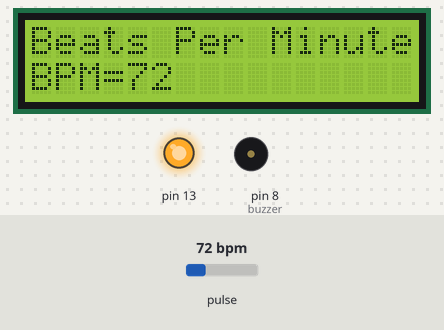
The sketch below on a simulated Arduino Uno, built with avr-gcc and run on an emulated ATmega328P. Parts: 16×2 character LCD, output pins drawn as LEDs (lit = HIGH), buzzer (waves = sounding, pin HIGH). Dashed ring = blinking. The inputs (shaded band) are chosen by the test bench; at power-on: pulse 72 bpm. What the sketch prints to the serial monitor is not drawn.

Above: at 3.6 s.
3.7 s: pulse set to 119 bpm
At 5.3 s:
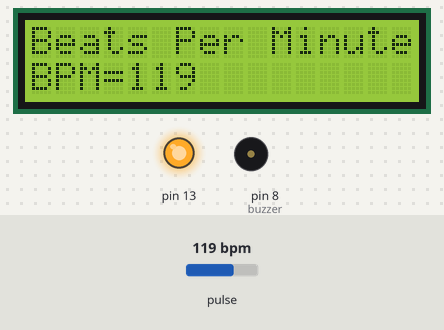
6.8 s: pulse set to 122 bpm
At 9.2 s:
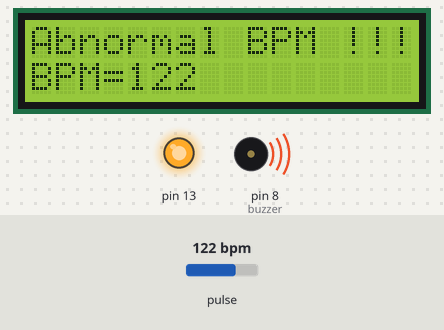
9.9 s: pulse set to 42 bpm
At 11.72 s:
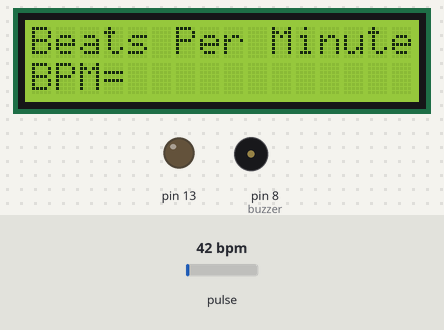
13.0 s: pulse set to 57 bpm
At 13.8 s:
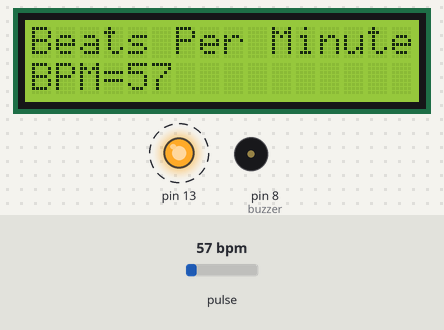
15.5 s: pulse set to 60 bpm
At 16.5 s:
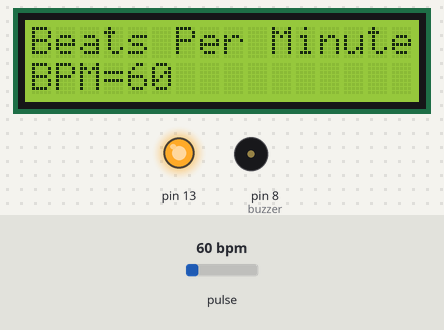
Timing chart, 0 to 18.5 s (numbered marks = the images above; inputs shaded):
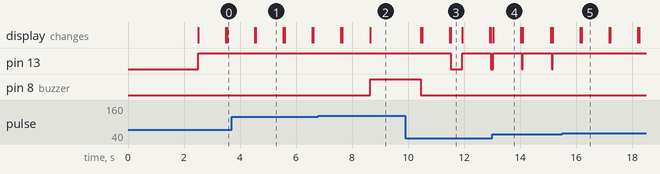

The sketch:

heartbeat_detection.ino
```cpp
#define USE_ARDUINO_INTERRUPTS true    // Set-up low-level interrupts for most acurate BPM math.
#include <PulseSensorPlayground.h>     // Includes the PulseSensorPlayground Library.
#include <LiquidCrystal_I2C.h>
LiquidCrystal_I2C lcd(0x27,16,2);  //for 16x2 lcd display

//  Variables
const int PulseWire = 0;       // PulseSensor PURPLE WIRE connected to ANALOG PIN 0
const int LED13 = 13;          // The on-board Arduino LED, close to PIN 13.
int Threshold = 550;           // Determine which Signal to "count as a beat" and which to ignore.
const int buzzer = 8;                               // Use the "Gettting Started Project" to fine-tune Threshold Value beyond default setting.
                               // Otherwise leave the default "550" value.

PulseSensorPlayground pulseSensor;  // Creates an instance of the PulseSensorPlayground object called "pulseSensor"


void setup() {

  Serial.begin(9600);          // For Serial Monitor
 lcd.begin();
 lcd.backlight();
 lcd.setCursor(2,0);
 lcd.print("Heart Attack");
 lcd.setCursor(3,1);
 lcd.print("Detection");
 delay(2400);
 lcd.clear();
  pinMode(buzzer, OUTPUT);
  digitalWrite(buzzer, LOW);

  // Configure the PulseSensor object, by assigning our variables to it.
  pulseSensor.analogInput(PulseWire);
  pulseSensor.blinkOnPulse(LED13);       //auto-magically blink Arduino's LED with heartbeat.
  pulseSensor.setThreshold(Threshold);

  // Double-check the "pulseSensor" object was created and "began" seeing a signal.
   if (pulseSensor.begin()) {
    Serial.println("We created a pulseSensor Object !");  //This prints one time at Arduino power-up,  or on Arduino reset.
  }

}


void loop() {

 int myBPM = pulseSensor.getBeatsPerMinute();  // Calls function on our pulseSensor object that returns BPM as an "int".
 lcd.setCursor(0,0);
 lcd.print("Beats Per Minute");                                                // "myBPM" hold this BPM value now.
  lcd.setCursor(0,1);
 lcd.print("BPM=");

if (pulseSensor.sawStartOfBeat()) {
    // Constantly test to see if "a beat happened".
 Serial.println("♥  A HeartBeat Happened ! "); // If test is "true", print a message "a heartbeat happened".
 Serial.print("BPM: ");                        // Print phrase "BPM: "
 Serial.println(myBPM);   // Print the value inside of myBPM.
  lcd.setCursor(4,1);
  lcd.print(myBPM);
  delay(980);
  lcd.clear();

  if (myBPM > 120 || myBPM < 40)
  {
     lcd.setCursor(0,0);
 lcd.print("Abnormal BPM !!!");
     lcd.setCursor(0,1);
 lcd.print("BPM=");
  lcd.setCursor(4,1);
 lcd.print(myBPM);
     digitalWrite(buzzer,HIGH);
     delay(1800);
  digitalWrite(buzzer,LOW);
  lcd.clear();

  }
}

  delay(20);                    // considered best practice in a simple sketch.

}
```

Measured:
- the behaviour switches between 120 and 121 bpm on pulse (found by bisection; images 1 and 2)
- the behaviour switches between 58 and 59 bpm on pulse (found by bisection; images 4 and 5)
- after the input at 3.7 s, the display: first differs from a run without the input after 0.87 s (image 1)
- after the input at 6.8 s, pin 8 (buzzer): LOW → HIGH after 1.9 s; the display: first differs from a run without the input after 0.85 s (image 2 shows a later state)
- after the input at 9.9 s, pin 13: HIGH → LOW after 1.6 s, → HIGH 0.40 s later, → LOW 1.0 s later; pin 8 (buzzer): goes on until 10.5 s, then stays LOW
- after the input at 15.5 s, pin 13: stops changing and stays HIGH
- what the display in image 1 shows lasts 0.9 s, from 4.6 s to 5.5 s
